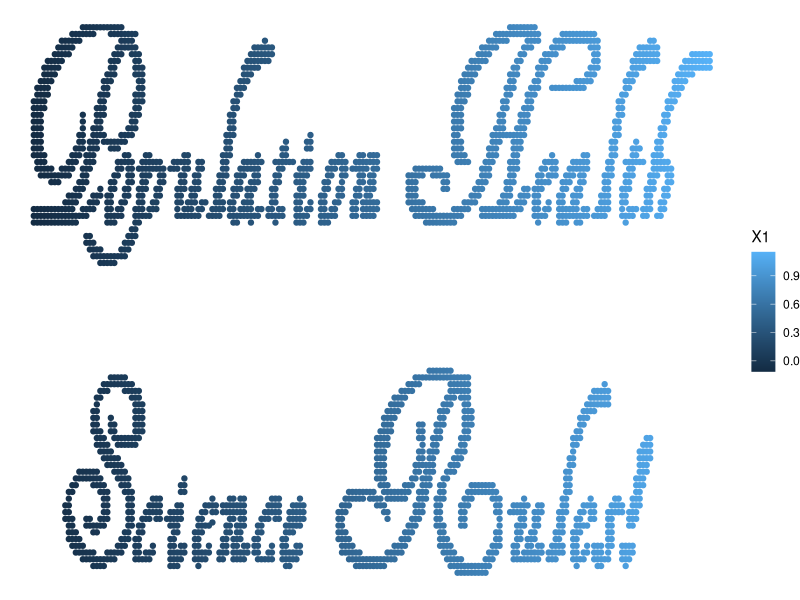

Recreate this plot in R. (Note: this script raises an error after producing the figure.)
# this one is the easiest of the group 

# you should download the data.csv file and render it as a scatter plot in R

# we'll even give you the ggplot2 code to run: 

library(tidyverse)
library(magrittr)

df <- readr::read_csv("data/Day 5/data_level 1.csv", col_names = F)

df %>% ggplot(aes(x = X1, y = X2, color= X1)) + 
  geom_point() + 
  theme_void()
  scale_color_distiller(palette = "Spectral")+
  theme(legend.position = "none", background = element_rect(fill ="black"))